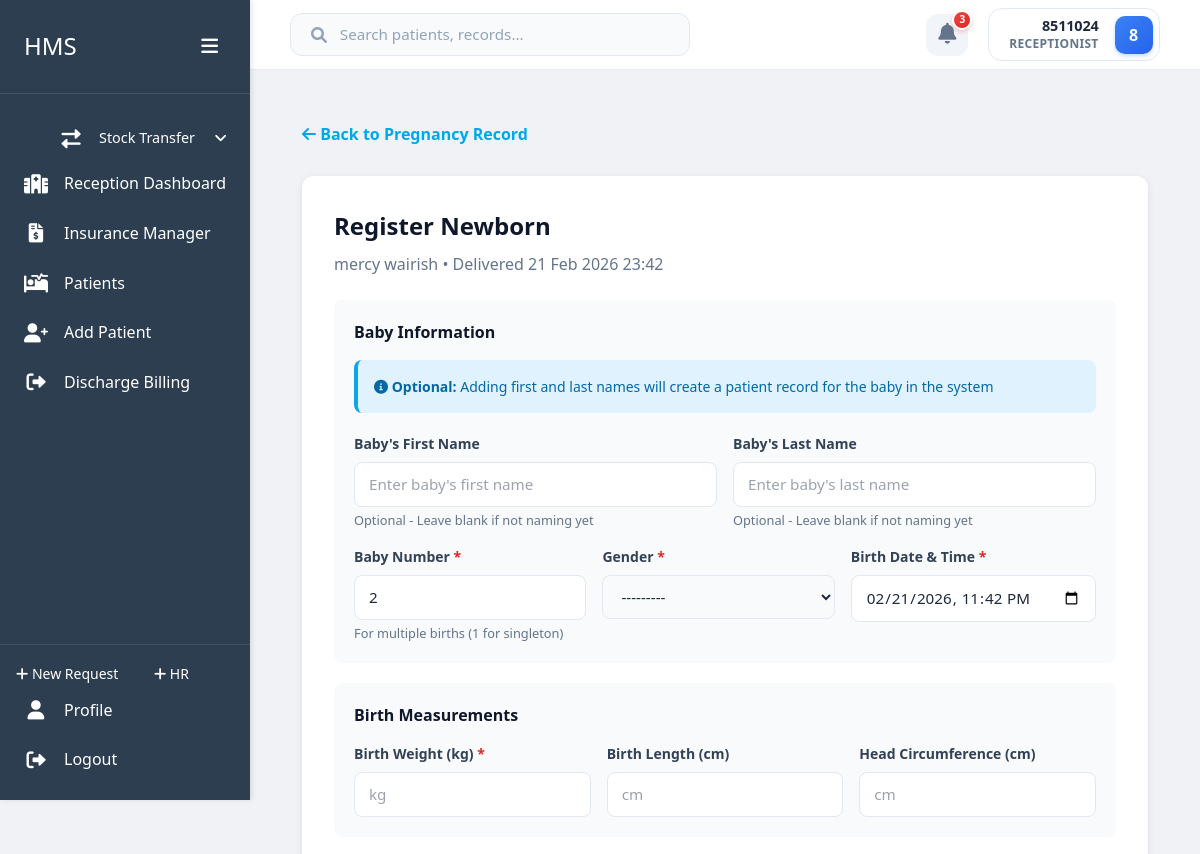
The app's page /maternity/pregnancy/19/newborn/add/ (signed in, upper part), older data.
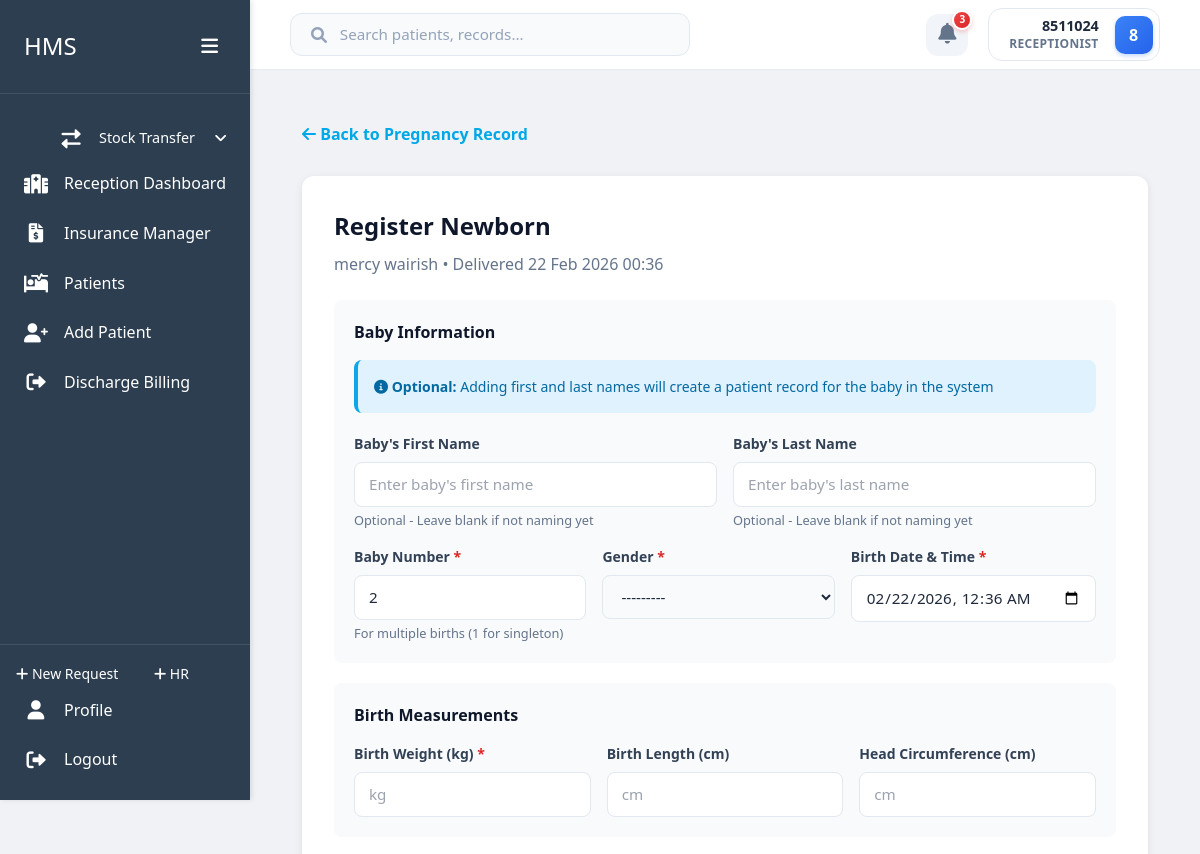
The same page, newer data.
### maternity/models.py (models this page shows, shortened)
class LaborDelivery(models.Model):
    LABOR_ONSET_CHOICES = [
        ('Spontaneous', 'Spontaneous'),
        ('Induced', 'Induced'),
        ('Elective CS', 'Elective C-Section'),
    ]
    DELIVERY_MODE_CHOICES = [
        ('SVD', 'Spontaneous Vaginal Delivery'),
        ('AVD', 'Assisted Vaginal Delivery (Vacuum/Forceps)'),
        ('Emergency CS', 'Emergency C-Section'),
        ('Elective CS', 'Elective C-Section'),
    ]
    pregnancy = models.OneToOneField(Pregnancy, on_delete=models.CASCADE, related_name='delivery')
    admission = models.OneToOneField(Admission, on_delete=models.SET_NULL, null=True, blank=True, related_name='delivery')
    visit = models.OneToOneField('home.Visit', on_delete=models.SET_NULL, null=True, blank=True, related_name='labor_delivery')
    admission_date = models.DateTimeField(default=timezone.now)
    gestational_age_at_delivery = models.PositiveIntegerField(help_text="Weeks")
    labor_onset = models.CharField(max_length=20, choices=LABOR_ONSET_CHOICES)
    rupture_of_membranes = models.DateTimeField(null=True, blank=True)
    labor_duration = models.DurationField(null=True, blank=True, help_text="Total labor duration")
    delivery_datetime = models.DateTimeField()
    delivery_mode = models.CharField(max_length=30, choices=DELIVERY_MODE_CHOICES)
    delivery_by = models.ForeignKey(settings.AUTH_USER_MODEL, on_delete=models.SET_NULL, null=True, related_name='deliveries_conducted')
    maternal_complications = models.TextField(blank=True, null=True, help_text="PPH, tears, retained placenta, etc.")
    episiotomy = models.BooleanField(default=False)
    perineal_tear = models.CharField(max_length=50, blank=True, help_text="Degree of tear")
    estimated_blood_loss = models.PositiveIntegerField(help_text="mL", null=True, blank=True)
    blood_transfusion = models.BooleanField(default=False)
    placenta_delivery = models.CharField(max_length=50, choices=[
        ('Complete', 'Complete'),
        ('Incomplete', 'Incomplete'),
        ('Manual Removal', 'Manual Removal Required'),
    ], blank=True)
    mother_condition = models.CharField(max_length=50, choices=[
        ('Stable', 'Stable'),
        ('ICU', 'Transferred to ICU'),
        ('Deceased', 'Maternal Death'),
    ], default='Stable')
    delivery_notes = models.TextField(blank=True, null=True)
    created_at = models.DateTimeField(auto_now_add=True)
    updated_at = models.DateTimeField(auto_now=True)
    class Meta:
        verbose_name_plural = 'Labor & Delivery Records'

### maternity/views.py (the view)
# urls.py: path('pregnancy/<int:pregnancy_id>/newborn/add/', views.register_newborn, name='register_newborn'),
@login_required
def register_newborn(request, pregnancy_id):
    from .forms import NewbornForm
    pregnancy = get_object_or_404(Pregnancy, id=pregnancy_id)
    if not hasattr(pregnancy, 'delivery'):
        return redirect('maternity:pregnancy_detail', pregnancy_id=pregnancy.id)
    delivery = pregnancy.delivery
    if request.method == 'POST':
        form = NewbornForm(request.POST)
        if form.is_valid():
            newborn = form.save(commit=False)
            newborn.delivery = delivery
            newborn.created_by = request.user
            first_name = form.cleaned_data.get('first_name')
            last_name = form.cleaned_data.get('last_name')
            if first_name and last_name:
                try:
                    patient = Patient.objects.create(
                        first_name=first_name,
                        last_name=last_name,
                        date_of_birth=newborn.birth_datetime.date(),
                        gender=newborn.gender,
                        phone=pregnancy.patient.phone,
                        location=pregnancy.patient.location,
                        created_by=request.user
                    )
                    newborn.patient_profile = patient
                    messages.success(request, f"Patient profile created for {patient.full_name}")
                except Exception as e:
                    messages.error(request, f"Error creating patient profile: {str(e)}")
            newborn.save()
            return redirect(f"{reverse('maternity:pregnancy_detail', args=[pregnancy.id])}#delivery-section")
    else:
        existing_babies = delivery.newborns.count()
        next_baby_number = existing_babies + 1
        form = NewbornForm(initial={
            'baby_number': next_baby_number,
            'birth_datetime': delivery.delivery_datetime,
            'status': 'Alive',
        })
    context = {
        'form': form,
        'pregnancy': pregnancy,
        'delivery': delivery,
    }
    return render(request, 'maternity/register_newborn.html', context)

### home/models.py (called while the page is built)
    @property
    def full_name(self):
        return f"{self.first_name} {self.last_name}"

### users/models.py (called while the page is built)
    @property
    def username(self):
        return f"{self.first_name} {self.last_name}".strip() if self.first_name or self.last_name else self.id_number

    def get_full_name(self):
        return self.username

### maternity/templates/maternity/register_newborn.html (shortened to what the changed rows need)
{% extends 'users/dashboard_base.html' %}
{% load static %}
{% block content %}
    <div style="max-width: 1000px; margin: 0 auto; padding: 20px;">
        <div style="background: white; padding: 32px; border-radius: 12px; box-shadow: 0 2px 8px rgba(0,0,0,0.08);">
            <div style="margin-bottom: 24px;">
                <h1 style="font-size: 24px; font-weight: 700; color: #0f172a; margin: 0 0 8px 0;">
                    {% if is_edit %}
                        Edit Newborn
                    {% else %}
                        Register Newborn
                    {% endif %}
                </h1>
                <p style="color: #64748b; margin: 0;">{{ pregnancy.patient.full_name }} • Delivered {{ delivery.delivery_datetime|date:"d M Y H:i" }}</p>
            </div>
            <form method="POST">
                <div style="background: #f8fafc; padding: 20px; border-radius: 8px; margin-bottom: 20px;">
                    <div style="display: grid; grid-template-columns: repeat(3, 1fr); gap: 16px;">
                        <div>
                            <label class="form-label">
                                <strong>Birth Date & Time</strong> <span style="color: #dc2626;">*</span>
                            </label>
                            {{ form.birth_datetime }}
                        </div>
                    </div>
                </div>
            </form>
        </div>
    </div>
{% endblock %}

Row changes from the older to the newer data that the page shows:
removed LaborDelivery: delivery_datetime "21 Feb 2026 23:42"
added LaborDelivery: delivery_datetime "22 Feb 2026 00:36"
Text that changed along with them:
form field birth_datetime: "02/21/2026 23:42" → "02/22/2026 00:36"
